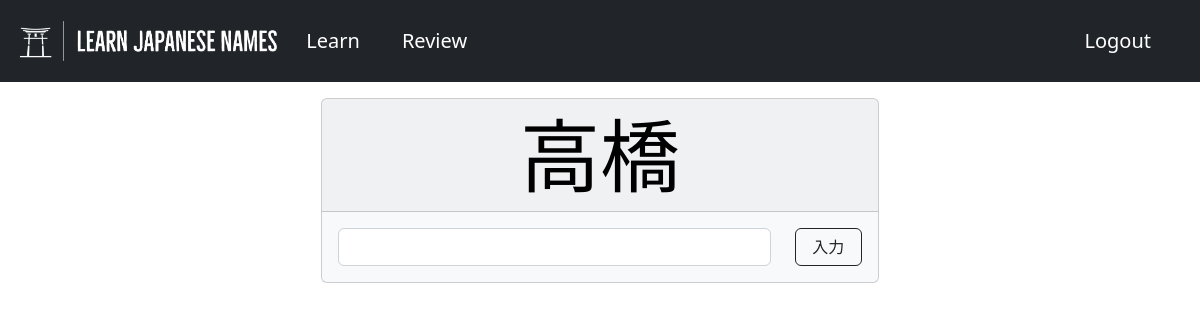
Page /review/ (signed in) on the earlier database version.
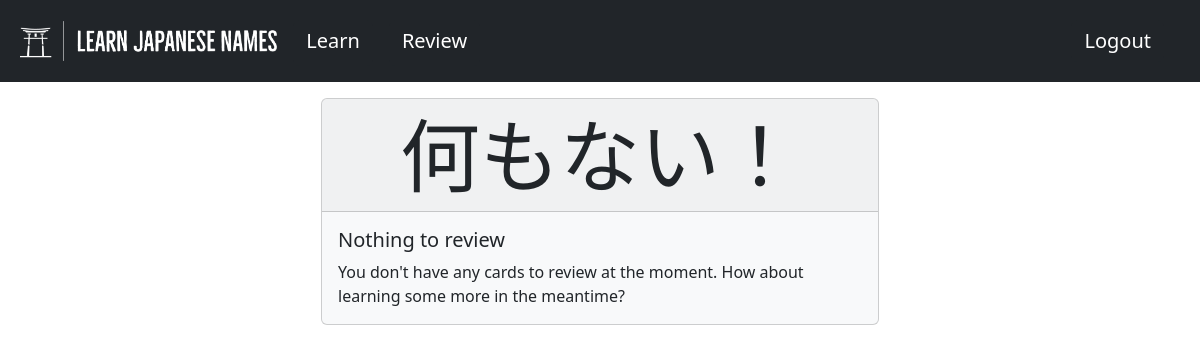
Same page on the later database version.
### flashcards/models.py (models this page shows, shortened)
class Review(models.Model):
    deck = models.ForeignKey(Deck, on_delete=models.CASCADE, default=None)
    flashcard = models.ForeignKey(Flashcard, on_delete=models.CASCADE)
    last_review_date = models.DateTimeField(default=timezone.now())
    next_review_date = models.DateTimeField(default=timezone.now())
    ready_for_review = models.BooleanField(default=False)
    exponential_time = models.FloatField(default=1)
    def is_ready_for_review(self):
        if self.next_review_date <= timezone.now():
            self.ready_for_review = True
            self.save()
        else:
            self.ready_for_review = False
            self.save()

class Flashcard(models.Model):
    kanji = models.CharField(max_length=10)
    hiragana = models.CharField(max_length=100)
    surname = models.BooleanField(default=False)
    story = models.TextField()
    image = models.CharField(max_length=20)

### flashcards/views.py (the view, shortened to what this page needs)
# urls.py: path("review/", views.review_dashboard, name="review"),
@login_required(login_url="/login")
def review_dashboard(request):
    form = FlashcardForm(request.POST or None)
    if Deck.objects.filter(user=request.user) is None:
        return render(
            request,
            "flashcards/review_dashboard.html",
            {"flashcard": None, "form": FlashcardForm()},
        )
    else:
        user_deck = Deck.objects.filter(user=request.user).first()
        update_flashcards_in_deck(user_deck)
    if (
        Review.objects.filter(deck=user_deck, ready_for_review=True)
        .order_by("next_review_date")
        .first()
        is None
    ):
        return render(
            request,
            "flashcards/review_dashboard.html",
            {"flashcard": None, "form": form},
        )
    else:
        flashcard = (
            Review.objects.filter(deck=user_deck, ready_for_review=True)
            .order_by("next_review_date")
            .first()
        )
    return render(
        request,
        "flashcards/review_dashboard.html",
        {"flashcard": flashcard, "form": form},
    )

### flashcards/forms.py
class FlashcardForm(forms.Form):
    user_response = forms.CharField(
        max_length=10, label="", widget=forms.TextInput(attrs={"class": "form-control"})
    )

### flashcards/utils.py (called while the page is built)
def update_flashcards_in_deck(user_deck):
    reviews = list(Review.objects.filter(deck=user_deck))
    for review in reviews:
        review.is_ready_for_review()
        review.save()

### flashcards/templates/flashcards/review_dashboard.html (shortened to what this page needs)
{% extends 'flashcards/base.html' %}
{% block content %}
<div class="container">
{% if flashcard %}
  <div class="vstack gap-3 justify-content-center align-items-center">
    <div class="card text-black bg-light mt-3" style="width: 50%;">
      <div class="card-header display-1 text-center">{{ flashcard.flashcard.kanji }}</div>
      <div class="card-body">
        <form method="POST" action="{% url 'review' %}" autocomplete="off" novalidate>
          <div class="row">
            <div class="col-10">
              {{ form.user_response }}
            </div>
            <div class="col-2">
              <button type="submit" class="btn btn-outline-dark" style="width: 100%;">入力</button>
            </div>
        </div>
        </form>
      </div>
    </div>
  </div>
{% else %}
  <div class="d-flex justify-content-center align-items-center">
    <div class="card bg-light mt-3 justify-centre" style="width: 50%;">
      <div class="card-header display-1 text-center">何もない！</div>
      <div class="card-body">
        <h5 class="card-title">Nothing to review</h5>
        <p class="card-text">You don't have any cards to review at the moment. How about learning some more in the meantime?</p>
      </div>
    </div>
  </div>
{% endif %}
</div>
{% endblock %}

Differences in the rows shown:
removed Review: flashcard.kanji "高橋"
Other differences:
text no longer shown: "入力"
text now shown: "何もない！ Nothing to review You don't have any cards to review at the moment. How about learning some more in the meantime?"
